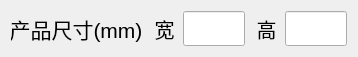
  <widget class="QWidget" name="layoutWidget_8">
   <property name="geometry">
    <rect>
     <x>70</x>
     <y>390</y>
     <width>350</width>
     <height>37</height>
    </rect>
   </property>
   <layout class="QHBoxLayout" name="horizontalLayout_8">
    <item>
     <widget class="QLabel" name="label_roiHeight_L_5">
      <property name="sizePolicy">
       <sizepolicy hsizetype="Fixed" vsizetype="Fixed">
        <horstretch>0</horstretch>
        <verstretch>0</verstretch>
       </sizepolicy>
      </property>
      <property name="minimumSize">
       <size>
        <width>130</width>
        <height>35</height>
       </size>
      </property>
      <property name="maximumSize">
       <size>
        <width>130</width>
        <height>35</height>
       </size>
      </property>
      <property name="font">
       <font>
        <pointsize>16</pointsize>
       </font>
      </property>
      <property name="text">
       <string>产品尺寸(mm)</string>
      </property>
      <property name="alignment">
       <set>Qt::AlignCenter</set>
      </property>
     </widget>
    </item>
    <item>
     <spacer name="horizontalSpacer_9">
      <property name="orientation">
       <enum>Qt::Horizontal</enum>
      </property>
      <property name="sizeType">
       <enum>QSizePolicy::Fixed</enum>
      </property>
      <property name="sizeHint" stdset="0">
       <size>
        <width>5</width>
        <height>20</height>
       </size>
      </property>
     </spacer>
    </item>
    <item>
     <widget class="QLabel" name="label_roiHeight_L_9">
      <property name="sizePolicy">
       <sizepolicy hsizetype="Fixed" vsizetype="Fixed">
        <horstretch>0</horstretch>
        <verstretch>0</verstretch>
       </sizepolicy>
      </property>
      <property name="minimumSize">
       <size>
        <width>25</width>
        <height>35</height>
       </size>
      </property>
      <property name="maximumSize">
       <size>
        <width>25</width>
        <height>35</height>
       </size>
      </property>
      <property name="font">
       <font>
        <pointsize>15</pointsize>
       </font>
      </property>
      <property name="text">
       <string>宽</string>
      </property>
      <property name="alignment">
       <set>Qt::AlignCenter</set>
      </property>
     </widget>
    </item>
    <item>
     <widget class="QLineEdit" name="lineEdit_ActualProductSize_W">
      <property name="sizePolicy">
       <sizepolicy hsizetype="Fixed" vsizetype="Fixed">
        <horstretch>0</horstretch>
        <verstretch>0</verstretch>
       </sizepolicy>
      </property>
      <property name="minimumSize">
       <size>
        <width>62</width>
        <height>35</height>
       </size>
      </property>
      <property name="maximumSize">
       <size>
        <width>62</width>
        <height>35</height>
       </size>
      </property>
      <property name="font">
       <font>
        <pointsize>16</pointsize>
       </font>
      </property>
      <property name="alignment">
       <set>Qt::AlignCenter</set>
      </property>
     </widget>
    </item>
    <item>
     <spacer name="horizontalSpacer_10">
      <property name="orientation">
       <enum>Qt::Horizontal</enum>
      </property>
      <property name="sizeType">
       <enum>QSizePolicy::Fixed</enum>
      </property>
      <property name="sizeHint" stdset="0">
       <size>
        <width>3</width>
        <height>20</height>
       </size>
      </property>
     </spacer>
    </item>
    <item>
     <widget class="QLabel" name="label_roiHeight_L_10">
      <property name="sizePolicy">
       <sizepolicy hsizetype="Fixed" vsizetype="Fixed">
        <horstretch>0</horstretch>
        <verstretch>0</verstretch>
       </sizepolicy>
      </property>
      <property name="minimumSize">
       <size>
        <width>25</width>
        <height>35</height>
       </size>
      </property>
      <property name="maximumSize">
       <size>
        <width>25</width>
        <height>35</height>
       </size>
      </property>
      <property name="font">
       <font>
        <pointsize>15</pointsize>
       </font>
      </property>
      <property name="text">
       <string>高</string>
      </property>
      <property name="alignment">
       <set>Qt::AlignCenter</set>
      </property>
     </widget>
    </item>
    <item>
     <widget class="QLineEdit" name="lineEdit_ActualProductSize_H">
      <property name="sizePolicy">
       <sizepolicy hsizetype="Fixed" vsizetype="Fixed">
        <horstretch>0</horstretch>
        <verstretch>0</verstretch>
       </sizepolicy>
      </property>
      <property name="minimumSize">
       <size>
        <width>62</width>
        <height>35</height>
       </size>
      </property>
      <property name="maximumSize">
       <size>
        <width>62</width>
        <height>35</height>
       </size>
      </property>
      <property name="font">
       <font>
        <pointsize>16</pointsize>
       </font>
      </property>
      <property name="alignment">
       <set>Qt::AlignCenter</set>
      </property>
     </widget>
    </item>
   </layout>
  </widget>
